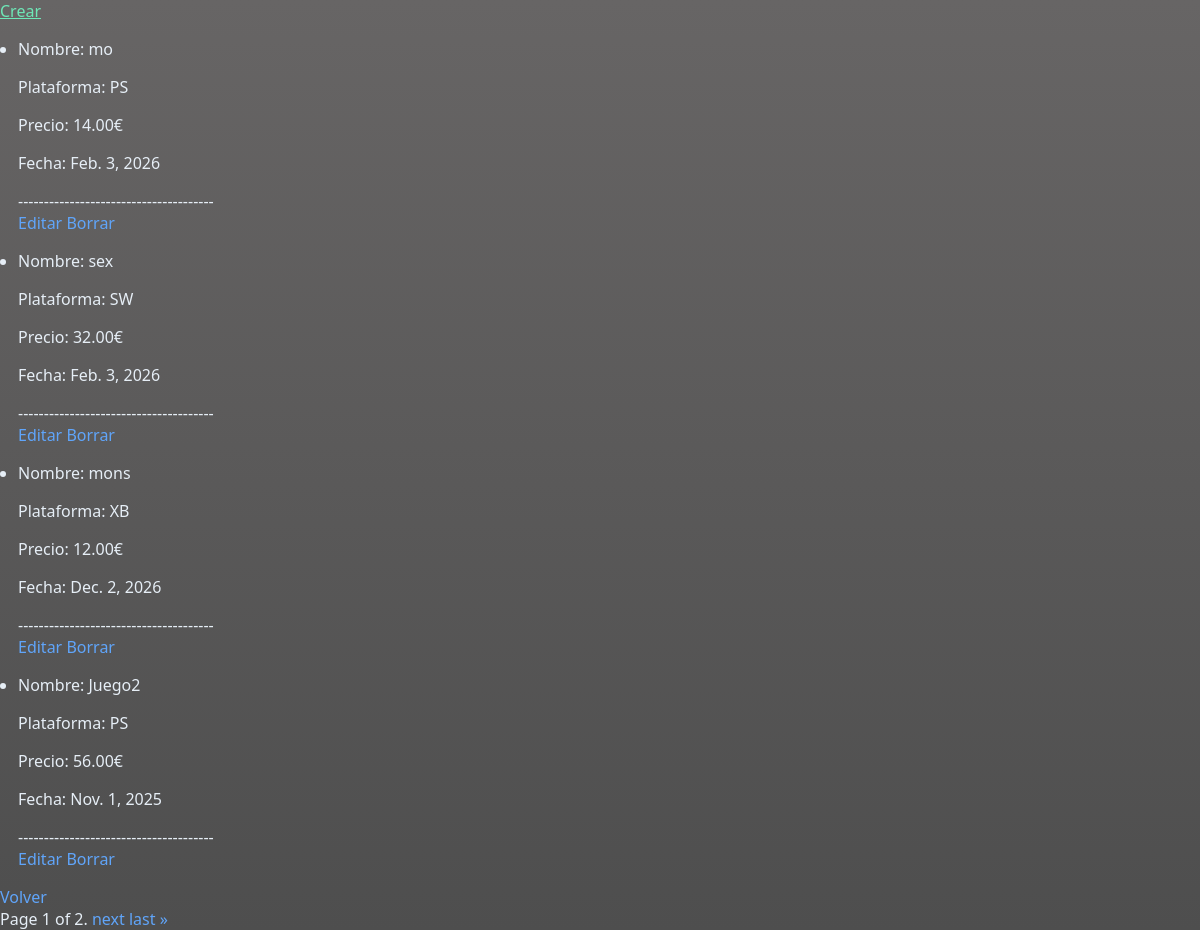
Screenshot of /juego/listar with the database file from the repository.
### PlayHub/models.py (models this page shows)
class Juego(models.Model): # Añadir verbose_name a todos.
    plataformas = [
        ('PC', 'PC'),
        ('PS', 'PlayStation'),
        ('XB', 'Xbox'),
        ('SW', 'Switch'),
    ]
    """
    OTRA FORMA DE HACER EL CHOICE, AUNQUE EL OTRO TAMBIEN DEBERIA DE ESTAR DENTRO DE LA CLASE.

    plataformas = {
        'PC': 'PC',
        'PS': 'PlayStation',
        'XB': 'XB',
        'SW': 'Switch',
    }
    """
    titulo = models.CharField(max_length=50, verbose_name="Titulo")
    plataforma = models.CharField(choices=plataformas, max_length=2, verbose_name="Plataforma")
    precio = models.DecimalField(max_digits=4, decimal_places=2, validators=[validar_precio], verbose_name="Precio")
    fecha_lanzamiento = models.DateField(verbose_name="Fecha de la lanzamiento") # No utilizar auto, ya que esta fecha se pondrá al crear.

### PlayHub/views.py (the view)
# urls.py: path('juego/listar', JuegoListView.as_view(), name="Listado"),
class JuegoListView(ListView):
    model = Juego
    template_name = "juegos/juego_list.html"
    context_object_name = "juegos"
    paginate_by = 4 # Para cada 10 juegos haga una página nueva

### PlayHub/templates/juegos/juego_list.html (shortened to what this page needs)
{% extends "juegos/base.html" %}
{% block contenido %}
<a href="{% url 'Formulario' %}">Crear</a>
    <ul>
        {% for juego in juegos %}
            <li>
                <p>Nombre: {{ juego.titulo }}</p>
                <p>Plataforma: {{ juego.plataforma }}</p>
                <p>Precio: {{ juego.precio }}€</p>
                <p>Fecha: {{ juego.fecha_lanzamiento }}</p>
            -------------------------------------- <br>
                <a href="{% url 'Update' juego.pk %}">Editar</a>
                <a href="{% url 'Delete' juego.pk %}">Borrar</a>
            </li>
        {% empty %}
            <li>No hay juegos para listar</li>
        {% endfor %}
    </ul>
<a href="{% url 'Inicio' %}">Volver</a>
<div class="pagination">
    <span class="step-links">
        <span class="current">
            Page {{ page_obj.number }} of {{ page_obj.paginator.num_pages }}.
        </span>
        {% if page_obj.has_next %}
            <a href="?page={{ page_obj.next_page_number }}">next</a>
            <a href="?page={{ page_obj.paginator.num_pages }}">last &raquo;</a>
        {% endif %}
    </span>
</div>
{% endblock %}

### PlayHub/static/juegos/css/styles.css (style rules this page uses)
:root { --bg: #676565; --panel: #0b1624; --muted: #9aa6b2; --accent: #6ee7b7; --accent-2: #60a5fa; --surface-border: rgba(255,255,255,0.04); --radius: 12px; --max-width: 980px; }
* { box-sizing:border-box }
html,body { height:100% }
body { margin:0; font-family: system-ui, -apple-system, "Segoe UI", Roboto, "Helvetica Neue", Arial; background: linear-gradient(180deg,var(--bg) 0%, #4e4e4e 100%); color: #e6eef6; -webkit-font-smoothing:antialiased; -moz-osx-font-smoothing:grayscale; }
ul { padding-left:18px }
a { color:var(--accent-2); text-decoration:none }

### rows the page displays
Juego: titulo "mo", plataforma "PS", precio "14.00", fecha_lanzamiento "Feb. 3, 2026"
Juego: titulo "sex", plataforma "SW", precio "32.00", fecha_lanzamiento "Feb. 3, 2026"
Juego: titulo "mons", plataforma "XB", precio "12.00", fecha_lanzamiento "Dec. 2, 2026"
Juego: titulo "Juego2", plataforma "PS", precio "56.00", fecha_lanzamiento "Nov. 1, 2025"

### other values shown
{{ page_obj.number }} "1"
{{ page_obj.paginator.num_pages }} "2"
